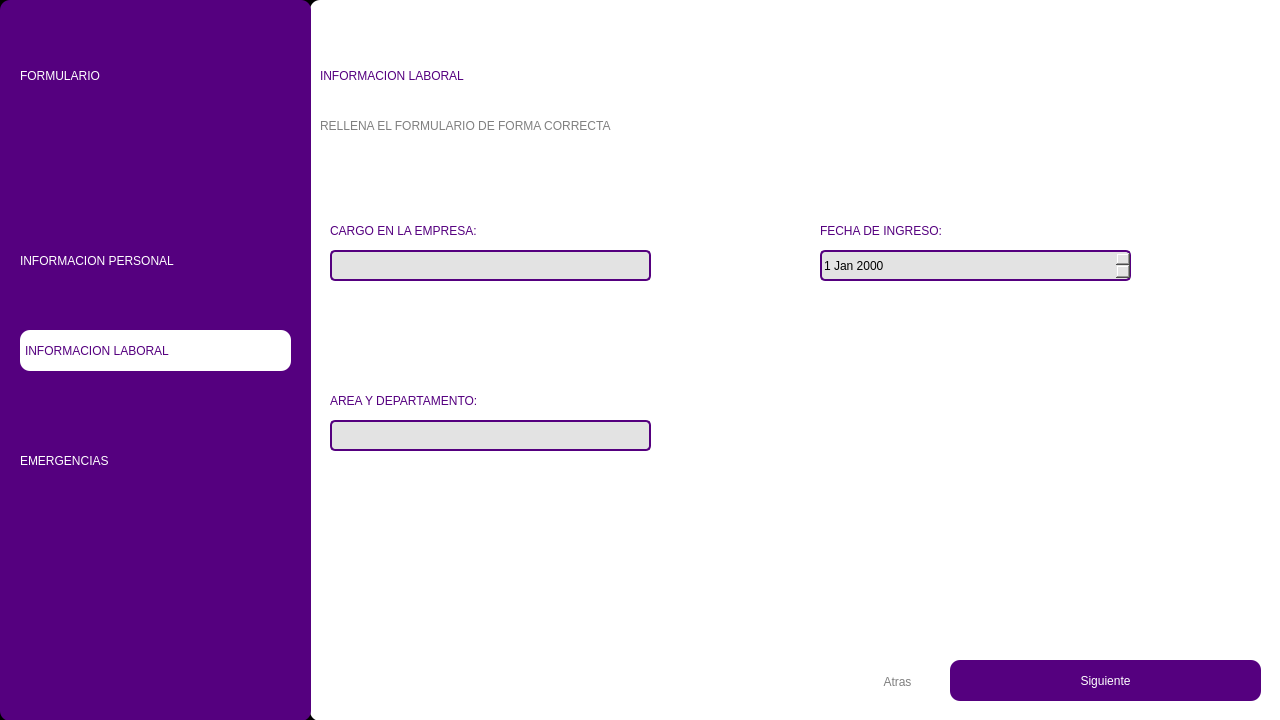
<?xml version="1.0" encoding="UTF-8"?>
<ui version="4.0">
 <class>MainWindow</class>
 <widget class="QMainWindow" name="MainWindow">
  <property name="geometry">
   <rect>
    <x>0</x>
    <y>0</y>
    <width>1280</width>
    <height>720</height>
   </rect>
  </property>
  <property name="minimumSize">
   <size>
    <width>1280</width>
    <height>720</height>
   </size>
  </property>
  <property name="maximumSize">
   <size>
    <width>1280</width>
    <height>720</height>
   </size>
  </property>
  <property name="windowTitle">
   <string>MainWindow</string>
  </property>
  <widget class="QWidget" name="centralwidget">
   <property name="styleSheet">
    <string notr="true">QWidget#centralwidget{}</string>
   </property>
   <layout class="QVBoxLayout" name="verticalLayout">
    <property name="spacing">
     <number>0</number>
    </property>
    <property name="leftMargin">
     <number>0</number>
    </property>
    <property name="topMargin">
     <number>0</number>
    </property>
    <property name="rightMargin">
     <number>0</number>
    </property>
    <property name="bottomMargin">
     <number>0</number>
    </property>
    <item>
     <widget class="QFrame" name="frame">
      <property name="styleSheet">
       <string notr="true">QWidget#frame{
background-color: rgb(0, 0, 0);
}</string>
      </property>
      <property name="frameShape">
       <enum>QFrame::StyledPanel</enum>
      </property>
      <property name="frameShadow">
       <enum>QFrame::Raised</enum>
      </property>
      <widget class="QWidget" name="widget" native="true">
       <property name="geometry">
        <rect>
         <x>0</x>
         <y>0</y>
         <width>311</width>
         <height>721</height>
        </rect>
       </property>
       <property name="styleSheet">
        <string notr="true">QWidget#widget{
background-color: rgb(85, 0, 127);
border-radius:10px;
}</string>
       </property>
       <widget class="QLabel" name="label">
        <property name="geometry">
         <rect>
          <x>20</x>
          <y>50</y>
          <width>271</width>
          <height>51</height>
         </rect>
        </property>
        <property name="styleSheet">
         <string notr="true">font: 87 28pt &quot;Nexa Heavy&quot;;
color:white;</string>
        </property>
        <property name="text">
         <string>FORMULARIO</string>
        </property>
       </widget>
       <widget class="QLabel" name="ErrorEmail">
        <property name="geometry">
         <rect>
          <x>30</x>
          <y>330</y>
          <width>231</width>
          <height>31</height>
         </rect>
        </property>
        <property name="styleSheet">
         <string notr="true">font: 87 12pt &quot;Nexa Heavy&quot;;
color: red;
</string>
        </property>
        <property name="text">
         <string/>
        </property>
       </widget>
       <widget class="QLabel" name="ErrorConstra">
        <property name="geometry">
         <rect>
          <x>30</x>
          <y>450</y>
          <width>251</width>
          <height>31</height>
         </rect>
        </property>
        <property name="styleSheet">
         <string notr="true">font: 87 12pt &quot;Nexa Heavy&quot;;
color: red;</string>
        </property>
        <property name="text">
         <string/>
        </property>
       </widget>
       <widget class="QLabel" name="label_4">
        <property name="geometry">
         <rect>
          <x>20</x>
          <y>330</y>
          <width>271</width>
          <height>41</height>
         </rect>
        </property>
        <property name="styleSheet">
         <string notr="true">font: 87 14pt &quot;Nexa Heavy&quot;;
color: rgb(85, 0, 127);
background-color: rgb(255, 255, 255);
border-radius:10px;
padding:2px;</string>
        </property>
        <property name="text">
         <string>INFORMACION LABORAL</string>
        </property>
       </widget>
       <widget class="QLabel" name="label_9">
        <property name="geometry">
         <rect>
          <x>20</x>
          <y>440</y>
          <width>271</width>
          <height>41</height>
         </rect>
        </property>
        <property name="styleSheet">
         <string notr="true">font: 87 15pt &quot;Nexa Heavy&quot;;
color:white;</string>
        </property>
        <property name="text">
         <string>EMERGENCIAS</string>
        </property>
       </widget>
       <widget class="QLabel" name="label_12">
        <property name="geometry">
         <rect>
          <x>20</x>
          <y>240</y>
          <width>271</width>
          <height>41</height>
         </rect>
        </property>
        <property name="styleSheet">
         <string notr="true">font: 87 14pt &quot;Nexa Heavy&quot;;
color:white;</string>
        </property>
        <property name="text">
         <string>INFORMACION PERSONAL</string>
        </property>
       </widget>
      </widget>
      <widget class="QWidget" name="widget_2" native="true">
       <property name="geometry">
        <rect>
         <x>310</x>
         <y>0</y>
         <width>981</width>
         <height>721</height>
        </rect>
       </property>
       <property name="styleSheet">
        <string notr="true">QWidget#widget_2{
background-color: rgb(255, 255, 255);
border-radius:10px;
}</string>
       </property>
       <widget class="QLabel" name="label_5">
        <property name="geometry">
         <rect>
          <x>10</x>
          <y>50</y>
          <width>641</width>
          <height>51</height>
         </rect>
        </property>
        <property name="styleSheet">
         <string notr="true">font: 87 35pt &quot;Nexa Heavy&quot;;
color:rgb(85, 0, 127);</string>
        </property>
        <property name="text">
         <string>INFORMACION LABORAL</string>
        </property>
       </widget>
       <widget class="QLabel" name="label_6">
        <property name="geometry">
         <rect>
          <x>10</x>
          <y>110</y>
          <width>431</width>
          <height>31</height>
         </rect>
        </property>
        <property name="styleSheet">
         <string notr="true">font: 87 12pt &quot;Nexa Heavy&quot;;
color: grey;</string>
        </property>
        <property name="text">
         <string>RELLENA EL FORMULARIO DE FORMA CORRECTA</string>
        </property>
       </widget>
       <widget class="QLineEdit" name="InputCargo">
        <property name="geometry">
         <rect>
          <x>20</x>
          <y>250</y>
          <width>321</width>
          <height>31</height>
         </rect>
        </property>
        <property name="styleSheet">
         <string notr="true">background-color: rgb(227, 227, 227);
border-radius:5px;
font: 87 12pt &quot;Nexa Heavy&quot;;
border:2px solid rgb(85, 0, 127)k;</string>
        </property>
        <property name="text">
         <string/>
        </property>
       </widget>
       <widget class="QLabel" name="label_7">
        <property name="geometry">
         <rect>
          <x>20</x>
          <y>210</y>
          <width>271</width>
          <height>41</height>
         </rect>
        </property>
        <property name="styleSheet">
         <string notr="true">font: 87 15pt &quot;Nexa Heavy&quot;;
color:rgb(85, 0, 127);</string>
        </property>
        <property name="text">
         <string>CARGO EN LA EMPRESA:</string>
        </property>
       </widget>
       <widget class="QLabel" name="ErrorCargo">
        <property name="geometry">
         <rect>
          <x>20</x>
          <y>280</y>
          <width>231</width>
          <height>31</height>
         </rect>
        </property>
        <property name="styleSheet">
         <string notr="true">font: 87 12pt &quot;Nexa Heavy&quot;;
color: red;
</string>
        </property>
        <property name="text">
         <string/>
        </property>
       </widget>
       <widget class="QLabel" name="ErrorConstra_2">
        <property name="geometry">
         <rect>
          <x>30</x>
          <y>450</y>
          <width>251</width>
          <height>31</height>
         </rect>
        </property>
        <property name="styleSheet">
         <string notr="true">font: 87 12pt &quot;Nexa Heavy&quot;;
color: red;</string>
        </property>
        <property name="text">
         <string/>
        </property>
       </widget>
       <widget class="QPushButton" name="btnStg2">
        <property name="geometry">
         <rect>
          <x>640</x>
          <y>660</y>
          <width>311</width>
          <height>41</height>
         </rect>
        </property>
        <property name="styleSheet">
         <string notr="true">font: 87 15pt &quot;Nexa Heavy&quot;;
color:rgb(255, 255, 255);
border-radius:10px;
background-color: rgb(85, 0, 127);</string>
        </property>
        <property name="text">
         <string>Siguiente</string>
        </property>
       </widget>
       <widget class="QLabel" name="label_8">
        <property name="geometry">
         <rect>
          <x>20</x>
          <y>380</y>
          <width>261</width>
          <height>41</height>
         </rect>
        </property>
        <property name="styleSheet">
         <string notr="true">font: 87 15pt &quot;Nexa Heavy&quot;;
color:rgb(85, 0, 127);</string>
        </property>
        <property name="text">
         <string>AREA Y DEPARTAMENTO:</string>
        </property>
       </widget>
       <widget class="QLineEdit" name="inputArea">
        <property name="geometry">
         <rect>
          <x>20</x>
          <y>420</y>
          <width>321</width>
          <height>31</height>
         </rect>
        </property>
        <property name="styleSheet">
         <string notr="true">background-color: rgb(227, 227, 227);
border-radius:5px;
font: 87 12pt &quot;Nexa Heavy&quot;;
border:2px solid rgb(85, 0, 127)k;</string>
        </property>
        <property name="text">
         <string/>
        </property>
       </widget>
       <widget class="QLabel" name="ErrorArea">
        <property name="geometry">
         <rect>
          <x>20</x>
          <y>450</y>
          <width>231</width>
          <height>31</height>
         </rect>
        </property>
        <property name="styleSheet">
         <string notr="true">font: 87 12pt &quot;Nexa Heavy&quot;;
color: red;
</string>
        </property>
        <property name="text">
         <string/>
        </property>
       </widget>
       <widget class="QLabel" name="label_10">
        <property name="geometry">
         <rect>
          <x>510</x>
          <y>210</y>
          <width>211</width>
          <height>41</height>
         </rect>
        </property>
        <property name="styleSheet">
         <string notr="true">font: 87 15pt &quot;Nexa Heavy&quot;;
color:rgb(85, 0, 127);</string>
        </property>
        <property name="text">
         <string>FECHA DE INGRESO:</string>
        </property>
       </widget>
       <widget class="QLabel" name="ErrorFecha">
        <property name="geometry">
         <rect>
          <x>510</x>
          <y>280</y>
          <width>231</width>
          <height>31</height>
         </rect>
        </property>
        <property name="styleSheet">
         <string notr="true">font: 87 12pt &quot;Nexa Heavy&quot;;
color: red;
</string>
        </property>
        <property name="text">
         <string/>
        </property>
       </widget>
       <widget class="QLabel" name="ErrorDire">
        <property name="geometry">
         <rect>
          <x>500</x>
          <y>450</y>
          <width>231</width>
          <height>31</height>
         </rect>
        </property>
        <property name="styleSheet">
         <string notr="true">font: 87 12pt &quot;Nexa Heavy&quot;;
color: red;
</string>
        </property>
        <property name="text">
         <string/>
        </property>
       </widget>
       <widget class="QDateEdit" name="dateEdit">
        <property name="geometry">
         <rect>
          <x>510</x>
          <y>250</y>
          <width>311</width>
          <height>31</height>
         </rect>
        </property>
        <property name="styleSheet">
         <string notr="true">background-color: rgb(227, 227, 227);
border-radius:5px;
font: 87 12pt &quot;Nexa Heavy&quot;;
border:2px solid rgb(85, 0, 127)k;</string>
        </property>
       </widget>
       <widget class="QPushButton" name="btnAtras1">
        <property name="geometry">
         <rect>
          <x>550</x>
          <y>670</y>
          <width>75</width>
          <height>23</height>
         </rect>
        </property>
        <property name="styleSheet">
         <string notr="true">font: 87 15pt &quot;Nexa Heavy&quot;;
color:grey;
border-radius:10px;
background-color: white;</string>
        </property>
        <property name="text">
         <string>Atras</string>
        </property>
       </widget>
      </widget>
      <zorder>widget_2</zorder>
      <zorder>widget</zorder>
     </widget>
    </item>
   </layout>
  </widget>
 </widget>
 <resources/>
 <connections/>
</ui>
